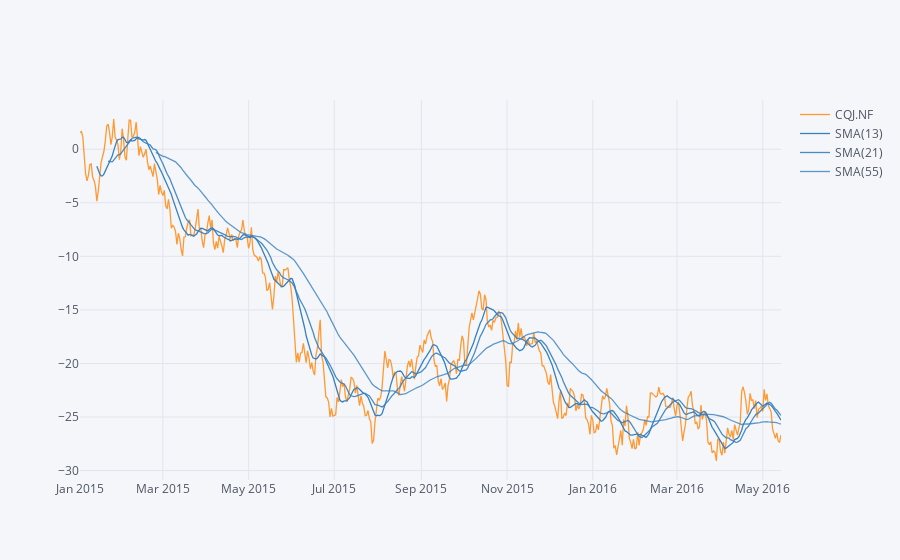

The cell this chart's notebook holds for it:
### Code cell
cf.datagen.lines(1,500).ta_plot(study='sma',periods=[13,21,55])

### Figure 1 — Plotly figure (JSON) as saved in the notebook; plotly's stock layout.template omitted (floating-point values rounded to 4 significant figures; data arrays with more than 128 entries replaced by an {"elided": "..."} marker saying what was removed)
{"data": [{"line": {"color": "rgba(255, 153, 51, 1.0)", "dash": "solid", "shape": "linear", "width": 1.3}, "mode": "lines", "name": "CQJ.NF", "text": "", "type": "scatter", "uid": "145f08cc-4678-491b-84be-0d7445d0ef3d", "x": {"elided": "500 str values"}, "y": {"elided": "500 float values"}}, {"line": {"color": "rgba(55, 128, 191, 1.0)", "dash": "solid", "shape": "linear", "width": 1.3}, "mode": "lines", "name": "SMA(13)", "text": "", "type": "scatter", "uid": "ffce07b6-2270-4513-9dff-670be946ad5d", "x": {"elided": "500 str values"}, "y": {"elided": "500 mixed values"}}, {"line": {"color": "rgba(55, 128, 191, 0.8999999999999999)", "dash": "solid", "shape": "linear", "width": 1.3}, "mode": "lines", "name": "SMA(21)", "text": "", "type": "scatter", "uid": "8d239f89-bba7-4942-af40-4100220a4008", "x": {"elided": "500 str values"}, "y": {"elided": "500 mixed values"}}, {"line": {"color": "rgba(55, 128, 191, 0.7999999999999998)", "dash": "solid", "shape": "linear", "width": 1.3}, "mode": "lines", "name": "SMA(55)", "text": "", "type": "scatter", "uid": "8dbae58b-352e-4584-acb4-9ff5eb669a5c", "x": {"elided": "500 str values"}, "y": {"elided": "500 mixed values"}}], "layout": {"legend": {"bgcolor": "#F5F6F9", "font": {"color": "#4D5663"}}, "paper_bgcolor": "#F5F6F9", "plot_bgcolor": "#F5F6F9", "title": {"font": {"color": "#4D5663"}}, "xaxis": {"gridcolor": "#E1E5ED", "showgrid": true, "tickfont": {"color": "#4D5663"}, "title": {"font": {"color": "#4D5663"}, "text": ""}, "zerolinecolor": "#E1E5ED"}, "yaxis": {"gridcolor": "#E1E5ED", "showgrid": true, "tickfont": {"color": "#4D5663"}, "title": {"font": {"color": "#4D5663"}, "text": ""}, "zerolinecolor": "#E1E5ED"}}}
